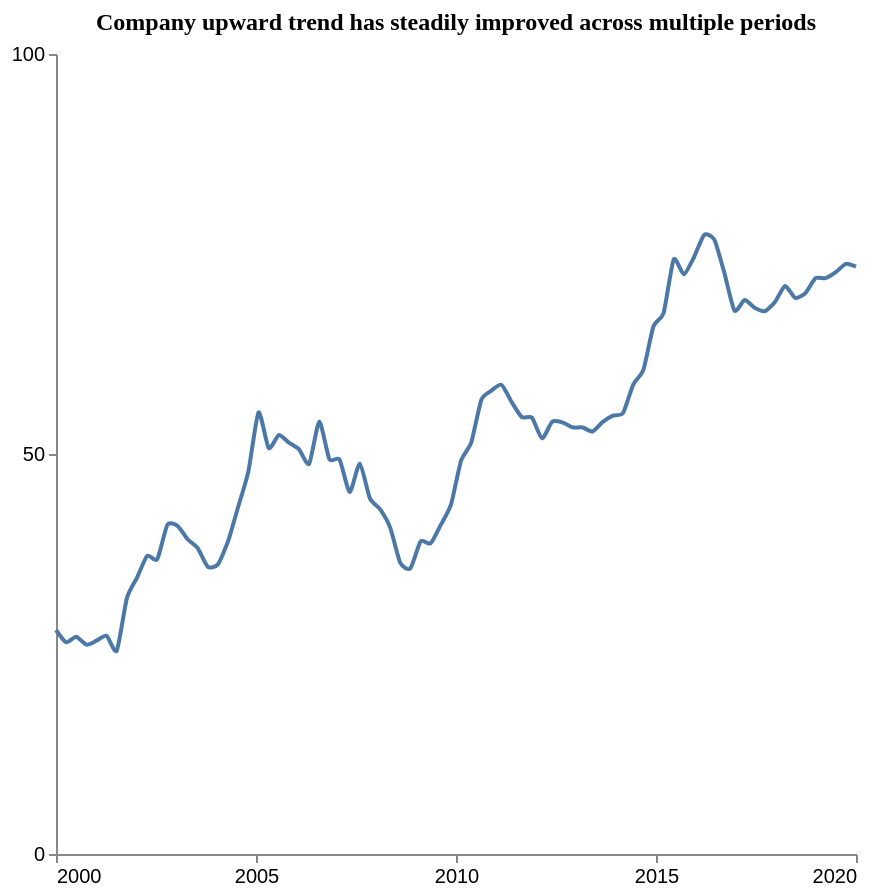

Here is the Vega-Lite specification saved for this chart:
### Vega-Lite specification from a JSON file in a GitHub repository (floating-point values rounded to 4 significant figures)
{"$schema": "https://vega.github.io/schema/vega-lite/v5.json", "description": "Pattern: Upward", "data": {"values": [{"X": 2000.0, "Y": 28.0}, {"X": 2000.0, "Y": 26.47}, {"X": 2001.0, "Y": 27.15}, {"X": 2001.0, "Y": 26.16}, {"X": 2001.0, "Y": 26.66}, {"X": 2001.0, "Y": 27.28}, {"X": 2002.0, "Y": 25.4}, {"X": 2002.0, "Y": 31.98}, {"X": 2002.0, "Y": 34.54}, {"X": 2002.0, "Y": 37.27}, {"X": 2003.0, "Y": 36.84}, {"X": 2003.0, "Y": 41.16}, {"X": 2003.0, "Y": 41.01}, {"X": 2003.0, "Y": 39.34}, {"X": 2004.0, "Y": 38.22}, {"X": 2004.0, "Y": 35.88}, {"X": 2004.0, "Y": 36.23}, {"X": 2004.0, "Y": 39.13}, {"X": 2005.0, "Y": 43.44}, {"X": 2005.0, "Y": 47.83}, {"X": 2005.0, "Y": 55.2}, {"X": 2005.0, "Y": 50.74}, {"X": 2006.0, "Y": 52.36}, {"X": 2006.0, "Y": 51.42}, {"X": 2006.0, "Y": 50.57}, {"X": 2006.0, "Y": 48.77}, {"X": 2007.0, "Y": 54.05}, {"X": 2007.0, "Y": 49.34}, {"X": 2007.0, "Y": 49.32}, {"X": 2007.0, "Y": 45.24}, {"X": 2008.0, "Y": 48.8}, {"X": 2008.0, "Y": 44.45}, {"X": 2008.0, "Y": 43.1}, {"X": 2008.0, "Y": 40.8}, {"X": 2009.0, "Y": 36.38}, {"X": 2009.0, "Y": 35.7}, {"X": 2009.0, "Y": 39.05}, {"X": 2009.0, "Y": 38.84}, {"X": 2010.0, "Y": 41.15}, {"X": 2010.0, "Y": 43.67}, {"X": 2010.0, "Y": 49.18}, {"X": 2010.0, "Y": 51.41}, {"X": 2011.0, "Y": 56.76}, {"X": 2011.0, "Y": 57.93}, {"X": 2011.0, "Y": 58.64}, {"X": 2011.0, "Y": 56.48}, {"X": 2012.0, "Y": 54.61}, {"X": 2012.0, "Y": 54.54}, {"X": 2012.0, "Y": 51.95}, {"X": 2012.0, "Y": 54.03}, {"X": 2013.0, "Y": 53.96}, {"X": 2013.0, "Y": 53.34}, {"X": 2013.0, "Y": 53.32}, {"X": 2013.0, "Y": 52.81}, {"X": 2014.0, "Y": 54.02}, {"X": 2014.0, "Y": 54.8}, {"X": 2014.0, "Y": 55.12}, {"X": 2014.0, "Y": 58.68}, {"X": 2015.0, "Y": 60.51}, {"X": 2015.0, "Y": 65.97}, {"X": 2015.0, "Y": 67.62}, {"X": 2015.0, "Y": 74.32}, {"X": 2016.0, "Y": 72.46}, {"X": 2016.0, "Y": 74.59}, {"X": 2016.0, "Y": 77.39}, {"X": 2016.0, "Y": 76.83}, {"X": 2017.0, "Y": 72.64}, {"X": 2017.0, "Y": 67.92}, {"X": 2017.0, "Y": 69.26}, {"X": 2017.0, "Y": 68.27}, {"X": 2018.0, "Y": 67.85}, {"X": 2018.0, "Y": 69.01}, {"X": 2018.0, "Y": 71.01}, {"X": 2018.0, "Y": 69.51}, {"X": 2019.0, "Y": 70.11}, {"X": 2019.0, "Y": 71.97}, {"X": 2019.0, "Y": 71.99}, {"X": 2019.0, "Y": 72.73}, {"X": 2020.0, "Y": 73.77}, {"X": 2020.0, "Y": 73.41}]}, "mark": {"type": "line", "interpolate": "cardinal", "tension": 0.4}, "encoding": {"x": {"field": "X", "type": "quantitative", "title": "", "axis": {"grid": false, "format": "d", "values": [2000, 2005, 2010, 2015, 2020], "tickSize": 4}, "scale": {"domain": [2000, 2020]}}, "y": {"field": "Y", "type": "quantitative", "title": "", "axis": {"grid": false, "format": "d", "values": [0, 50, 100], "tickSize": 4, "tickOpacity": 1}, "scale": {"domain": [0, 100]}}}, "title": {"text": "Company upward trend has steadily improved across multiple periods", "anchor": "middle", "font": "Tahoma", "fontSize": 12}, "config": {"lineBreak": "^", "view": {"stroke": null}}, "height": 400, "width": 400, "autosize": "pad"}
